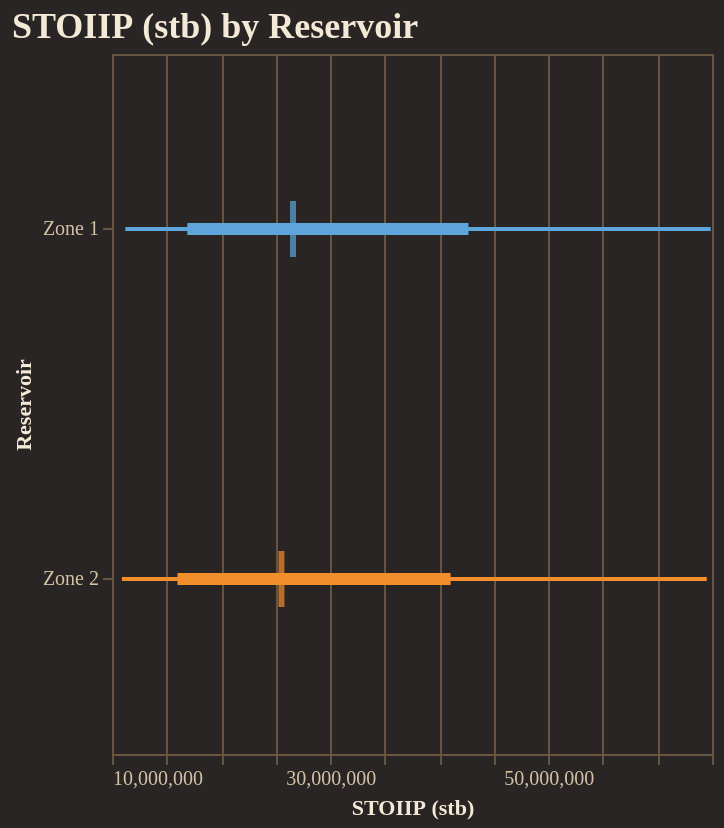

Write notebook code for a chart like this one.
### Code cell
fig = reporter.plotter.forest_plot(
    "STOIIP (stb)", 
    backend=PLOTTING_BACKEND
)
fig.show()

### Figure 1 — Vega-Lite specification as saved in the notebook (floating-point values rounded to 4 significant figures)
{"config": {"background": "#292524", "view": {"fill": "#292524", "stroke": "#665340"}, "title": {"color": "#f4e9d7", "font": "Merriweather", "fontSize": 18, "fontWeight": 600, "subtitleColor": "#d5c2a6", "anchor": "start"}, "axis": {"domainColor": "#665340", "gridColor": "#665340", "tickColor": "#665340", "labelColor": "#d5c2a6", "titleColor": "#f4e9d7", "labelFont": "Merriweather", "titleFont": "Merriweather"}, "legend": {"titleColor": "#f4e9d7", "labelColor": "#d5c2a6", "labelFont": "Merriweather", "titleFont": "Merriweather", "orient": "top-right", "symbolType": "circle"}, "header": {"labelColor": "#d5c2a6", "titleColor": "#f4e9d7", "labelFont": "Merriweather", "titleFont": "Merriweather"}, "mark": {"color": "#c78d3b"}, "line": {"color": "#c78d3b"}, "bar": {"color": "#c78d3b"}, "point": {"color": "#ddb06d"}, "area": {"color": "#c78d3b", "opacity": 0.35}, "text": {"color": "#f4e9d7", "font": "Merriweather"}, "range": {"category": ["#5DA5DA", "#F28E2B", "#59C36A", "#E15759", "#B07AA1", "#4ECDC4", "#FF9DA7", "#EDC948"]}}, "layer": [{"mark": {"type": "rule", "strokeWidth": 2}, "encoding": {"color": {"field": "group", "legend": null, "type": "nominal"}, "x": {"field": "p10", "scale": {"zero": false}, "title": "STOIIP (stb)", "type": "quantitative"}, "x2": {"field": "p90"}, "y": {"field": "group", "sort": ["Zone 1", "Zone 2"], "title": "Reservoir", "type": "nominal"}}}, {"mark": {"type": "rule", "strokeWidth": 6}, "encoding": {"color": {"field": "group", "legend": null, "type": "nominal"}, "x": {"field": "p25", "scale": {"zero": false}, "title": "STOIIP (stb)", "type": "quantitative"}, "x2": {"field": "p75"}, "y": {"field": "group", "sort": ["Zone 1", "Zone 2"], "title": "Reservoir", "type": "nominal"}}}, {"mark": {"type": "tick", "color": "black", "size": 28, "thickness": 3}, "encoding": {"color": {"field": "group", "legend": null, "type": "nominal"}, "tooltip": [{"field": "group", "title": "Group", "type": "nominal"}, {"field": "p10", "title": "P10", "type": "quantitative"}, {"field": "p25", "title": "P25", "type": "quantitative"}, {"field": "median", "title": "Median", "type": "quantitative"}, {"field": "p75", "title": "P75", "type": "quantitative"}, {"field": "p90", "title": "P90", "type": "quantitative"}], "x": {"field": "median", "scale": {"zero": false}, "title": "STOIIP (stb)", "type": "quantitative"}, "y": {"field": "group", "sort": ["Zone 1", "Zone 2"], "title": "Reservoir", "type": "nominal"}}}], "data": {"name": "data-d1b52b76c2f3789549dd3341fa1d8f36"}, "height": 350, "title": "STOIIP (stb) by Reservoir", "width": "container", "$schema": "https://vega.github.io/schema/vega-lite/v5.20.1.json", "datasets": {"data-d1b52b76c2f3789549dd3341fa1d8f36": [{"group": "Zone 1", "p10": 11220000.0, "p25": 16900000.0, "median": 26590000.0, "p75": 42680000.0, "p90": 64880000.0}, {"group": "Zone 2", "p10": 10910000.0, "p25": 16000000.0, "median": 25530000.0, "p75": 41040000.0, "p90": 64520000.0}]}}
